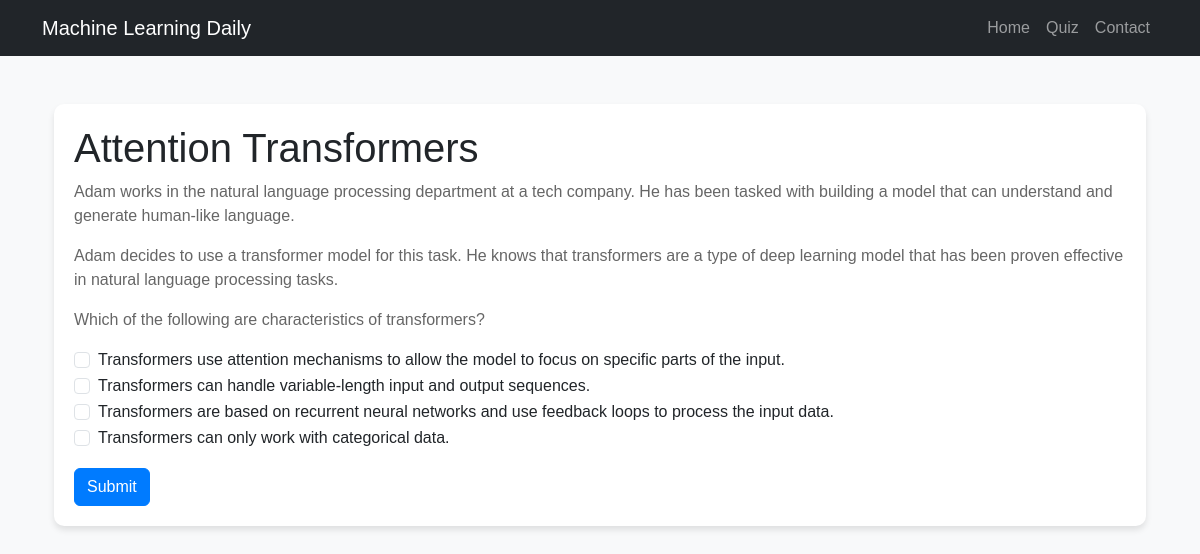
Screenshot of /quiz/question/20/ with the database file from the repository.
### quiz/models.py (models this page shows, shortened)
class Question(models.Model):
    title = models.CharField(max_length=255)
    text = models.TextField()
    explanation = models.TextField()
    class Meta:
        ordering = ['title']  # Order questions by title in the admin

class Answer(models.Model):
    question = models.ForeignKey(Question, on_delete=models.CASCADE)
    text = models.CharField(max_length=500)
    is_correct = models.BooleanField(default=False)

### quiz/views.py (the view, shortened to what this page needs)
# urls.py: path('question/<int:question_id>/', views.question_detail, name='question_detail'),
def question_detail(request, question_id):
    question = get_object_or_404(Question, id=question_id)
    correct_answers = question.answer_set.filter(is_correct=True)
    user_is_correct = False
    selected_answers = []
    return render(request, 'quiz/detail.html', {
        'question': question,
        'user_is_correct': user_is_correct,
        'selected_answers': selected_answers,
    })

### quiz/templatetags/markdown_extras.py (called while the page is built)
@register.filter
def markdownify(text):
    return markdown.markdown(text, extensions=['extra'])

### quiz/templates/quiz/detail.html (shortened to what this page needs)
{% extends "base.html" %}
{% load markdown_extras %}
{% block content %}
<div class="container">
    <div class="quiz-card">
        <h1>{{ question.title }}</h1>
        <div>{{ question.text|markdownify|safe }}</div>
        <form method="post">
            {% for answer in question.answer_set.all %}
                <div class="form-check">
                    {% if not messages %}
                        <input class="form-check-input" type="checkbox" name="answer" value="{{ answer.id }}">
                        <label class="form-check-label">{{ answer.text }}</label>
                    {% endif %}
                </div>
            {% endfor %}
            {% if not messages %}
                <button type="submit" class="btn btn-primary mt-3">Submit</button>
            {% endif %}
        </form>
    </div>
</div>
{% endblock %}

### static/quiz/css/styles.css (style rules this page uses)
body { font-family: Arial, sans-serif; background-color: #f8f9fa; }
.quiz-card { background-color: #fff; border-radius: 10px; box-shadow: 0 4px 6px rgba(0, 0, 0, 0.1); padding: 20px; margin-bottom: 20px; }
.quiz-card p { color: #666; }
.btn-primary { background-color: #007bff; border-color: #007bff; }

### rows the page displays
Question: title "Attention Transformers", text "Adam works in the natural language processing department at a tech company. He has been tasked with building a model that can understand and generate human-like language. Adam decides to use a transformer model for this task. He knows that transformers are a type of deep learning model that has been proven effective in natural language processing tasks. Which of the following are characteristics of transformers?"
Answer: text "Transformers use attention mechanisms to allow the model to focus on specific parts of the input."
Answer: text "Transformers can handle variable-length input and output sequences."
Answer: text "Transformers are based on recurrent neural networks and use feedback loops to process the input data."
Answer: text "Transformers can only work with categorical data."
